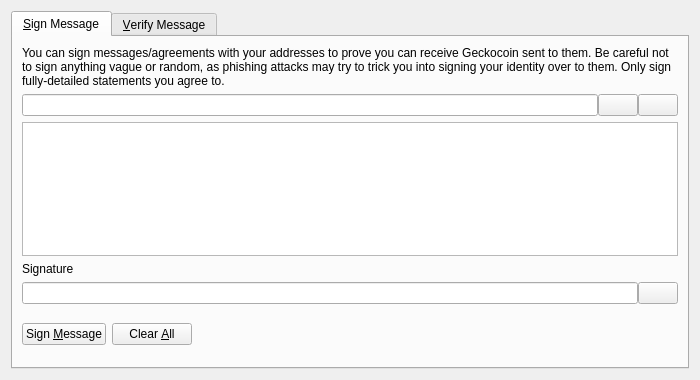
<?xml version="1.0" encoding="UTF-8"?>
<ui version="4.0">
 <class>SignVerifyMessageDialog</class>
 <widget class="QDialog" name="SignVerifyMessageDialog">
  <property name="geometry">
   <rect>
    <x>0</x>
    <y>0</y>
    <width>700</width>
    <height>380</height>
   </rect>
  </property>
  <property name="windowTitle">
   <string>Signatures - Sign / Verify a Message</string>
  </property>
  <property name="modal">
   <bool>true</bool>
  </property>
  <layout class="QVBoxLayout" name="verticalLayout">
   <item>
    <widget class="QTabWidget" name="tabWidget">
     <property name="currentIndex">
      <number>0</number>
     </property>
     <widget class="QWidget" name="tabSignMessage">
      <attribute name="title">
       <string>&amp;Sign Message</string>
      </attribute>
      <layout class="QVBoxLayout" name="verticalLayout_SM">
       <item>
        <widget class="QLabel" name="infoLabel_SM">
         <property name="text">
          <string>You can sign messages/agreements with your addresses to prove you can receive Geckocoin sent to them. Be careful not to sign anything vague or random, as phishing attacks may try to trick you into signing your identity over to them. Only sign fully-detailed statements you agree to.</string>
         </property>
         <property name="textFormat">
          <enum>Qt::PlainText</enum>
         </property>
         <property name="wordWrap">
          <bool>true</bool>
         </property>
        </widget>
       </item>
       <item>
        <layout class="QHBoxLayout" name="horizontalLayout_1_SM">
         <property name="spacing">
          <number>0</number>
         </property>
         <item>
          <widget class="QValidatedLineEdit" name="addressIn_SM">
           <property name="toolTip">
            <string>The Geckocoin address to sign the message with</string>
           </property>
          </widget>
         </item>
         <item>
          <widget class="QPushButton" name="addressBookButton_SM">
           <property name="toolTip">
            <string>Choose previously used address</string>
           </property>
           <property name="text">
            <string/>
           </property>
           <property name="shortcut">
            <string>Alt+A</string>
           </property>
           <property name="autoDefault">
            <bool>false</bool>
           </property>
          </widget>
         </item>
         <item>
          <widget class="QPushButton" name="pasteButton_SM">
           <property name="toolTip">
            <string>Paste address from clipboard</string>
           </property>
           <property name="text">
            <string/>
           </property>
           <property name="shortcut">
            <string>Alt+P</string>
           </property>
           <property name="autoDefault">
            <bool>false</bool>
           </property>
          </widget>
         </item>
        </layout>
       </item>
       <item>
        <widget class="QPlainTextEdit" name="messageIn_SM">
         <property name="toolTip">
          <string>Enter the message you want to sign here</string>
         </property>
        </widget>
       </item>
       <item>
        <widget class="QLabel" name="signatureLabel_SM">
         <property name="text">
          <string>Signature</string>
         </property>
         <property name="textFormat">
          <enum>Qt::PlainText</enum>
         </property>
        </widget>
       </item>
       <item>
        <layout class="QHBoxLayout" name="horizontalLayout_2_SM">
         <property name="spacing">
          <number>0</number>
         </property>
         <item>
          <widget class="QLineEdit" name="signatureOut_SM">
           <property name="font">
            <font>
             <italic>true</italic>
            </font>
           </property>
           <property name="readOnly">
            <bool>true</bool>
           </property>
          </widget>
         </item>
         <item>
          <widget class="QPushButton" name="copySignatureButton_SM">
           <property name="toolTip">
            <string>Copy the current signature to the system clipboard</string>
           </property>
           <property name="text">
            <string/>
           </property>
           <property name="autoDefault">
            <bool>false</bool>
           </property>
          </widget>
         </item>
        </layout>
       </item>
       <item>
        <layout class="QHBoxLayout" name="horizontalLayout_3_SM">
         <item>
          <widget class="QPushButton" name="signMessageButton_SM">
           <property name="toolTip">
            <string>Sign the message to prove you own this Geckocoin address</string>
           </property>
           <property name="text">
            <string>Sign &amp;Message</string>
           </property>
           <property name="autoDefault">
            <bool>false</bool>
           </property>
          </widget>
         </item>
         <item>
          <widget class="QPushButton" name="clearButton_SM">
           <property name="toolTip">
            <string>Reset all sign message fields</string>
           </property>
           <property name="text">
            <string>Clear &amp;All</string>
           </property>
           <property name="autoDefault">
            <bool>false</bool>
           </property>
          </widget>
         </item>
         <item>
          <spacer name="horizontalSpacer_1_SM">
           <property name="orientation">
            <enum>Qt::Horizontal</enum>
           </property>
           <property name="sizeHint" stdset="0">
            <size>
             <width>40</width>
             <height>48</height>
            </size>
           </property>
          </spacer>
         </item>
         <item>
          <widget class="QLabel" name="statusLabel_SM">
           <property name="font">
            <font>
             <weight>75</weight>
             <bold>true</bold>
            </font>
           </property>
           <property name="text">
            <string/>
           </property>
           <property name="wordWrap">
            <bool>true</bool>
           </property>
          </widget>
         </item>
         <item>
          <spacer name="horizontalSpacer_2_SM">
           <property name="orientation">
            <enum>Qt::Horizontal</enum>
           </property>
           <property name="sizeHint" stdset="0">
            <size>
             <width>40</width>
             <height>48</height>
            </size>
           </property>
          </spacer>
         </item>
        </layout>
       </item>
      </layout>
     </widget>
     <widget class="QWidget" name="tabVerifyMessage">
      <attribute name="title">
       <string>&amp;Verify Message</string>
      </attribute>
      <layout class="QVBoxLayout" name="verticalLayout_VM">
       <item>
        <widget class="QLabel" name="infoLabel_VM">
         <property name="text">
          <string>Enter the receiver's address, message (ensure you copy line breaks, spaces, tabs, etc. exactly) and signature below to verify the message. Be careful not to read more into the signature than what is in the signed message itself, to avoid being tricked by a man-in-the-middle attack. Note that this only proves the signing party receives with the address, it cannot prove sendership of any transaction!</string>
         </property>
         <property name="textFormat">
          <enum>Qt::PlainText</enum>
         </property>
         <property name="alignment">
          <set>Qt::AlignLeading|Qt::AlignLeft|Qt::AlignTop</set>
         </property>
         <property name="wordWrap">
          <bool>true</bool>
         </property>
        </widget>
       </item>
       <item>
        <layout class="QHBoxLayout" name="horizontalLayout_1_VM">
         <property name="spacing">
          <number>0</number>
         </property>
         <item>
          <widget class="QValidatedLineEdit" name="addressIn_VM">
           <property name="toolTip">
            <string>The Geckocoin address the message was signed with</string>
           </property>
          </widget>
         </item>
         <item>
          <widget class="QPushButton" name="addressBookButton_VM">
           <property name="toolTip">
            <string>Choose previously used address</string>
           </property>
           <property name="text">
            <string/>
           </property>
           <property name="shortcut">
            <string>Alt+A</string>
           </property>
           <property name="autoDefault">
            <bool>false</bool>
           </property>
          </widget>
         </item>
        </layout>
       </item>
       <item>
        <widget class="QPlainTextEdit" name="messageIn_VM"/>
       </item>
       <item>
        <widget class="QValidatedLineEdit" name="signatureIn_VM"/>
       </item>
       <item>
        <layout class="QHBoxLayout" name="horizontalLayout_2_VM">
         <item>
          <widget class="QPushButton" name="verifyMessageButton_VM">
           <property name="toolTip">
            <string>Verify the message to ensure it was signed with the specified Geckocoin address</string>
           </property>
           <property name="text">
            <string>Verify &amp;Message</string>
           </property>
           <property name="autoDefault">
            <bool>false</bool>
           </property>
          </widget>
         </item>
         <item>
          <widget class="QPushButton" name="clearButton_VM">
           <property name="toolTip">
            <string>Reset all verify message fields</string>
           </property>
           <property name="text">
            <string>Clear &amp;All</string>
           </property>
           <property name="autoDefault">
            <bool>false</bool>
           </property>
          </widget>
         </item>
         <item>
          <spacer name="horizontalSpacer_1_VM">
           <property name="orientation">
            <enum>Qt::Horizontal</enum>
           </property>
           <property name="sizeHint" stdset="0">
            <size>
             <width>40</width>
             <height>48</height>
            </size>
           </property>
          </spacer>
         </item>
         <item>
          <widget class="QLabel" name="statusLabel_VM">
           <property name="font">
            <font>
             <weight>75</weight>
             <bold>true</bold>
            </font>
           </property>
           <property name="text">
            <string/>
           </property>
           <property name="wordWrap">
            <bool>true</bool>
           </property>
          </widget>
         </item>
         <item>
          <spacer name="horizontalSpacer_2_VM">
           <property name="orientation">
            <enum>Qt::Horizontal</enum>
           </property>
           <property name="sizeHint" stdset="0">
            <size>
             <width>40</width>
             <height>48</height>
            </size>
           </property>
          </spacer>
         </item>
        </layout>
       </item>
      </layout>
     </widget>
    </widget>
   </item>
  </layout>
 </widget>
 <customwidgets>
  <customwidget>
   <class>QValidatedLineEdit</class>
   <extends>QLineEdit</extends>
   <header>qvalidatedlineedit.h</header>
  </customwidget>
 </customwidgets>
 <resources>
  <include location="../geckocoin.qrc"/>
 </resources>
 <connections/>
</ui>
